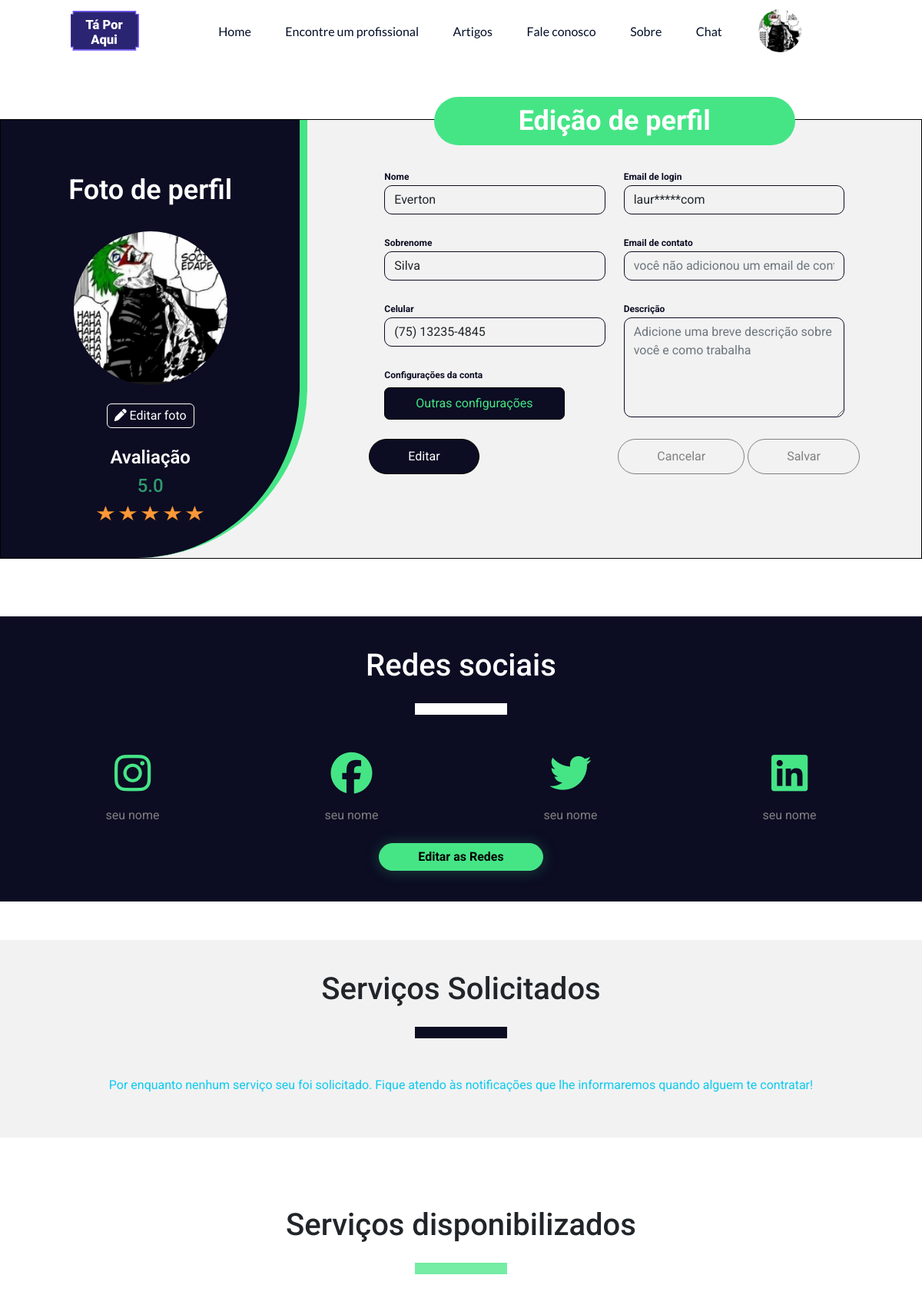
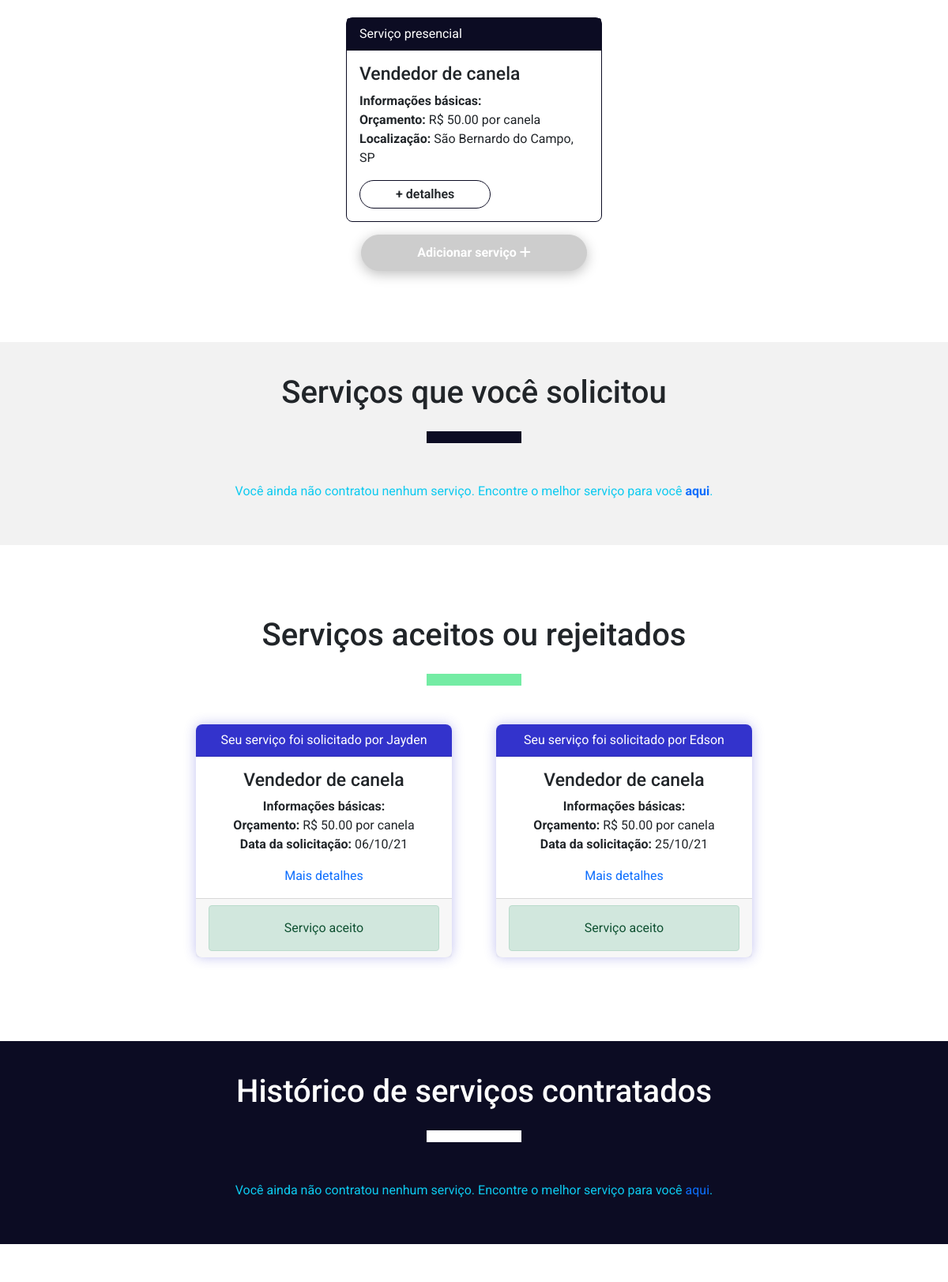
Screenshot of /public/Perfil/meu_perfil.php (signed in, upper part) with the database file from the repository (2 pictures, top to bottom).
### tables this page shows
CREATE TABLE `usuarios` (
  `id_usuario` int(11) NOT NULL,
  `nome_usuario` varchar(15) NOT NULL,
  `sobrenome_usuario` varchar(15) NOT NULL,
  `fone_usuario` varchar(20) NOT NULL,
  `email_usuario` varchar(40) NOT NULL,
  `senha_usuario` char(40) NOT NULL,
  `data_nasc_usuario` date NOT NULL,
  `sexo_usuario` char(1) NOT NULL,
  `classif_usuario` int(11) NOT NULL COMMENT '0 = cliente, 1 = prestador, 2 = pequeno negócio',
  `cep_usuario` char(8) NOT NULL,
  `uf_usuario` char(2) NOT NULL,
  `cidade_usuario` varchar(30) NOT NULL,
  `bairro_usuario` varchar(30) NOT NULL,
  `rua_usuario` varchar(30) NOT NULL,
  `numero_usuario` varchar(5) NOT NULL,
  `comple_usuario` varchar(20) DEFAULT NULL,
  `data_entrada_usuario` timestamp NULL DEFAULT current_timestamp(),
  `desc_usuario` text DEFAULT NULL,
  `site_usuario` varchar(40) DEFAULT NULL,
  `status_usuario` int(11) NOT NULL DEFAULT 1 COMMENT '0 = suspenso, 1 = ativo, 2 = denunciado/banido',
  `online_usuario` tinyint(1) NOT NULL DEFAULT 1,
  `imagem_usuario` varchar(60) DEFAULT 'no_picture.jpg',
  `nota_media_usuario` decimal(2,1) DEFAULT NULL,
  `posicao_usuario` point DEFAULT NULL
);

CREATE TABLE `usuario_redes_sociais` (
  `id_rede_social` int(11) NOT NULL,
  `id_usuario` int(11) NOT NULL,
  `rede_social` varchar(10) NOT NULL,
  `nick_rede_social` varchar(30) DEFAULT NULL,
  `link_rede_social` varchar(60) DEFAULT NULL
);

CREATE TABLE `servicos` (
  `id_servico` int(11) NOT NULL,
  `id_prestador_servico` int(11) NOT NULL,
  `nome_servico` varchar(30) NOT NULL,
  `tipo_servico` int(11) NOT NULL COMMENT '0 = remoto, 1 = presencial',
  `desc_servico` text NOT NULL,
  `orcamento_servico` decimal(8,2) DEFAULT NULL,
  `crit_orcamento_servico` varchar(30) NOT NULL,
  `data_public_servico` timestamp NULL DEFAULT current_timestamp(),
  `nota_media_servico` decimal(2,1) DEFAULT NULL,
  `status_servico` int(11) DEFAULT 1 COMMENT '0 = suspenso, 1 = disponível, 2 = denunciado/banido, 3 = ocultado pelo user',
  `qnt_visualizacoes_servico` int(11) NOT NULL DEFAULT 0
);

CREATE TABLE `contratos` (
  `id_contrato` int(11) NOT NULL,
  `id_servico` int(11) NOT NULL,
  `id_cliente` int(11) NOT NULL,
  `id_prestador` int(11) NOT NULL,
  `data_contrato` timestamp NULL DEFAULT current_timestamp(),
  `status_contrato` int(11) NOT NULL COMMENT '0 = pendente, 1 = aceito, 2 = rejeitado'
);

### public/Perfil/meu_perfil.php (the view, shortened to what the rows shown need)
<?php
$con = new DbConnection();
$con = $con->connect();
$query = "SELECT * FROM usuarios where id_usuario = " . $_SESSION['idUsuario'];
$stmt = $con->query($query);
$user = $stmt->fetch(PDO::FETCH_OBJ);
$query = "SELECT rede_social, nick_rede_social, link_rede_social FROM usuario_redes_sociais WHERE id_usuario = " . $_SESSION['idUsuario'];
$stmt = $con->query($query);
$userSocialMedia = $stmt->fetchAll(PDO::FETCH_OBJ);
if($_SESSION['classificacao'] !== 0){
    $query = "SELECT id_servico, nome_servico, tipo_servico, crit_orcamento_servico, orcamento_servico, data_public_servico FROM servicos WHERE id_prestador_servico = " . $_SESSION['idUsuario'] . " AND status_servico = 1 ORDER BY id_servico DESC LIMIT 0,4";
    $stmt = $con->query($query);
    $userServices = $stmt->fetchAll(PDO::FETCH_OBJ);
    $query = "SELECT c.id_contrato, c.id_servico, c.id_cliente, c.status_contrato, c.data_contrato, s.nome_servico, s.orcamento_servico, s.crit_orcamento_servico, cli.nome_usuario FROM contratos as c join servicos as s on c.id_servico = s.id_servico join usuarios cli on c.id_cliente = cli.id_usuario WHERE c.id_prestador = " . $_SESSION['idUsuario']  . " AND s.status_servico = 1 AND c.status_contrato in(1,2) LIMIT 0,4";
    $stmt = $con->query($query);
    $asProviderAcceptReject = $stmt->fetchAll(PDO::FETCH_OBJ);
}
?>
<!DOCTYPE html>
<html lang="pt">
<head>
    <link href="https://cdn.jsdelivr.net/npm/bootstrap@5.1.1/dist/css/bootstrap.min.css" rel="stylesheet">
    <link rel="stylesheet" href="../../assets/global/globalStyles.css">
    <link rel="stylesheet" href="perfil.css">
</head>
<body>
    <section id="myProfileSection" class="row">
        <div id="profilePictureArea" class="col-md-4">
            <h1>Foto de perfil</h1>
            <br>
            <img src="../../assets/images/users/<?=$user->imagem_usuario?>" alt="Imagem de perfil" class="rounded-image"
                 id="profileImage">
            <br>
            <button type="button" id="profilePicMenu" data-bs-toggle="modal" data-bs-target="#profilePicMenuModal"> <i class="fas fa-pen"></i> Editar foto </button>
            <?php if($_SESSION['classificacao'] != 0) { ?>
                <br>
                <h3>Avaliação</h3>
                <?php if($user->nota_media_usuario === null) {
                    echo "<p class='text-secondary'>O usuário ainda não foi avaliado</p>";
                } else {?>
                    <h4 style="color: #309A6D"><?=$user->nota_media_usuario?></h4>
                    <div>
                    </div>
                <?php }?>
            <?php } ?>
        </div>
        <div id="editProfileInformation" class="col-md-8">
            <h1 class="formTitle d-inline">Edição de perfil</h1>
            <form action="../../logic/perfil_alterar_informacoes.php" method="POST">
                <div id="myForms" class="row">
                    <div class="col-md-6">
                        <label for="userName">Nome</label> <br>
                        <input type="text" class="form-control" name="userName" id="userName" readonly required maxlength="15"
                            value="<?=$user->nome_usuario?>">
                        <br>
                        <label for="userLastName">Sobrenome</label> <br>
                        <input type="text" class="form-control" name="userLastName" id="userLastName" required maxlength="15"
                            readonly value="<?=$user->sobrenome_usuario?>">
                        <br>
                        <label for="userCell">Celular</label> <br>
                        <input type="text" class="form-control" name="userCell" id="userCell" readonly
                            value="<?=$user->fone_usuario?>" placeholder="você não adicionou um número de telefone">
                        <br>
                        <label for="userConfig">Configurações da conta</label> <br>
                        <button type="button" class="btn" id="accountConfigBtn" data-bs-toggle="modal" data-bs-target="#accountConfigModal">Outras configurações</button>
                    </div>
                    <div class="col-md-6 mt-3 mt-md-0">
                        <?php
                        $censorStart = substr($user->email_usuario, 0, 4);
                        $censorEnd = substr($user->email_usuario, -3);
                        $userCensoredMail = "$censorStart*****$censorEnd";
                        ?>
                        <label for="userEmail">Email de login</label> <br>
                        <input type="text" class="form-control" id="userEmail" readonly maxlength="40"
                            value="<?=$userCensoredMail?>">
                        <br>
                        <label for="userContactEmail">Email de contato</label> <br>
                        <input type="text" class="form-control" id="userContactEmail" name="userContactEmail" readonly maxlength="40"
                               value="<?=$user->email_contato_usuario?>" placeholder="você não adicionou um email de contato">
                        <br>
                        <label for="userDescription">Descrição</label> <br>
                        <textarea name="userDescription" class="form-control" id="userDescription" placeholder="Adicione uma breve descrição sobre você e como trabalha" maxlength="65535"
                            readonly><?=$user->desc_usuario?></textarea>
                    </div>
                </div>
            </form>
        </div>
    </section>
    <section id="socialMedia">
        <div class="container">
            <div class="myContent">
                <h1>Redes sociais</h1>
                <form action="../../logic/perfil_alterar_redeSocial.php" method="POST" id="socialMediaForm">
                    <div class="row">
                        <?php foreach ($userSocialMedia as $media) {?>
                            <div class="col-6 col-md-3 mt-3 d-flex flex-column align-items-center">
                                <a target="_blank" <?= $media->link_rede_social !== null ? "href='$media->link_rede_social'" : ""; ?>><i class="mb-3 fab fa-<?=$media->rede_social?> <?= $media->link_rede_social !== null ? "ativa" : "inativa"; ?>"></i></a>
                                <a target="_blank" <?= $media->link_rede_social !== null ? "href='$media->link_rede_social'" : ""; ?> class="mediaLink <?=$media->nick_rede_social !== null ? "ativa" : "inativa"?>"><?=$media->nick_rede_social !== null ? $media->nick_rede_social : "seu nome" ?></a>
                            </div>
                        <?php }?>
                    </div>
                </form>
            </div>
            <br>
        </div>
    </section>
    <?php if($_SESSION['classificacao'] == 1 || $_SESSION['classificacao'] == 2) { ?>
    <section id="requestedServices">
        <div class="container">
            <div class="myContent">
                <h1>Serviços Solicitados</h1>
            </div>
        </div>
    </section>
    <section id="availableServices">
        <div class="container">
            <div class="myContent mb-3">
                <h1>Serviços disponibilizados</h1>
                <div class="row d-flex justify-content-center" id="serviceCards">
                    <?php if( count($userServices) > 0 ) {
                        foreach ($userServices as $key => $service) {
                    ?>
                            <div class="col-lg-4 col-md-6 mt-3">
                                <div class="card myCard mx-3 availableServiceCards">
                                    <div class="card-header myCardHeader">
                                        Serviço <?= $service->tipo_servico == 0 ? "remoto" : "presencial" ?>
                                    </div>
                                    <div class="card-body">
                                        <h3 class="card-title"><?=$service->nome_servico?></h3>
                                        <p class="card-text">
                                            <strong>Informações básicas:</strong> <br>
                                            <strong>Orçamento:</strong> R$ <?=$service->orcamento_servico?> <?=$service->crit_orcamento_servico?> <br>
                                            <?php if($service->tipo_servico == 1) {?>
                                                <strong>Localização:</strong> <?=$user->cidade_usuario?>, <?=$user->uf_usuario?>
                                            <?php } else {?>
                                                <strong>Serviço remoto</strong>
                                            <?php
                                            }?>
                                        </p>
                                        <a href="../EncontrarProfissional/VisualizarServico/visuaizarServico.php?serviceID=<?=$service->id_servico?>" class="btn myCardButton">+ detalhes</a>
                                    </div>
                                </div>
                            </div>
                        <?php
                        }
                    }?>
                </div>
            </div>
        </div>
    </section>
    <?php } ?>
    <section id="servicesRequestedByYou">
        <div class="container">
            <div class="myContent">
                <h1>Serviços que você solicitou</h1>
            </div>
        </div>
    </section>
    <?php if($_SESSION['classificacao'] != 0) {?>
        <section id="acceptedRejectedServices">
            <div class="container">
                <div class="myContent mb-3">
                    <h1>Serviços aceitos ou rejeitados</h1>
                    <div class="row d-flex justify-content-center text-left">
                        <?php if( count($asProviderAcceptReject) > 0 ) {
                            foreach ($asProviderAcceptReject as $key => $service) {
                                $date = new DateTime($service->data_contrato);
                                ?>
                                <div class="col-lg-4 col-md-6 mt-3">
                                    <div class="card myCard2 mx-3">
                                        <div class="card-header myCardHeader2">
                                            Seu serviço foi solicitado por <a class="text-white font-weight-bold" href="perfil.php?id=<?=$service->id_cliente?>"><?=$service->nome_usuario?></a>
                                        </div>
                                        <div class="card-body">
                                            <h3 class="card-title"><?=$service->nome_servico?></h3>
                                            <p class="card-text">
                                                <strong>Informações básicas:</strong> <br>
                                                <strong>Orçamento:</strong> R$ <?=$service->orcamento_servico?> <?=$service->crit_orcamento_servico?><br>
                                                <strong>Data da solicitação:</strong> <?=$date->format('d/m/y')?>
                                            </p>
                                            <a href="../EncontrarProfissional/VisualizarServico/visuaizarServico.php?serviceID=<?=$service->id_servico?>" class="text-primary">Mais detalhes</a>
                                        </div>
                                        <div class="card-footer">
                                            <?php if($service->status_contrato == 1) {?>
                                                <div class="alert alert-success" role="alert">Serviço aceito</div>
                                            <?php } else if($service->status_contrato == 2) {?>
                                                <div class="alert alert-danger" role="alert">Serviço rejeitado</div>
                                            <?php }?>
                                        </div>
                                    </div>
                                </div>
                                <?php
                            }
                        }?>
                    </div>
                </div>
            </div>
        </section>
    <?php }?>
    <section id="recentServices">
        <div class="container">
            <div class="myContent">
                <h1>Histórico de serviços contratados</h1>
            </div>
        </div>
    </section>
</body>
</html>

### rows the page displays
usuarios: imagem_usuario (picture), nota_media_usuario "5.0", userName "Everton", userLastName "Silva", userCell "(75) 13235-4845", email_usuario "laur*****com"
usuario_redes_sociais: shows "seu nome"
usuario_redes_sociais: shows "seu nome"
usuario_redes_sociais: shows "seu nome"
usuario_redes_sociais: shows "seu nome"
servicos: tipo_servico "presencial", nome_servico "Vendedor de canela", orcamento_servico "50.00", crit_orcamento_servico "por canela", id_prestador_servico.cidade_usuario "São Bernardo do Campo", id_prestador_servico.uf_usuario "SP"
contratos: id_cliente.nome_usuario "Jayden", id_servico.nome_servico "Vendedor de canela", id_servico.orcamento_servico "50.00", id_servico.crit_orcamento_servico "por canela", data_contrato "06/10/21", status_contrato "Serviço aceito"
contratos: id_cliente.nome_usuario "Edson", id_servico.nome_servico "Vendedor de canela", id_servico.orcamento_servico "50.00", id_servico.crit_orcamento_servico "por canela", data_contrato "25/10/21", status_contrato "Serviço aceito"
